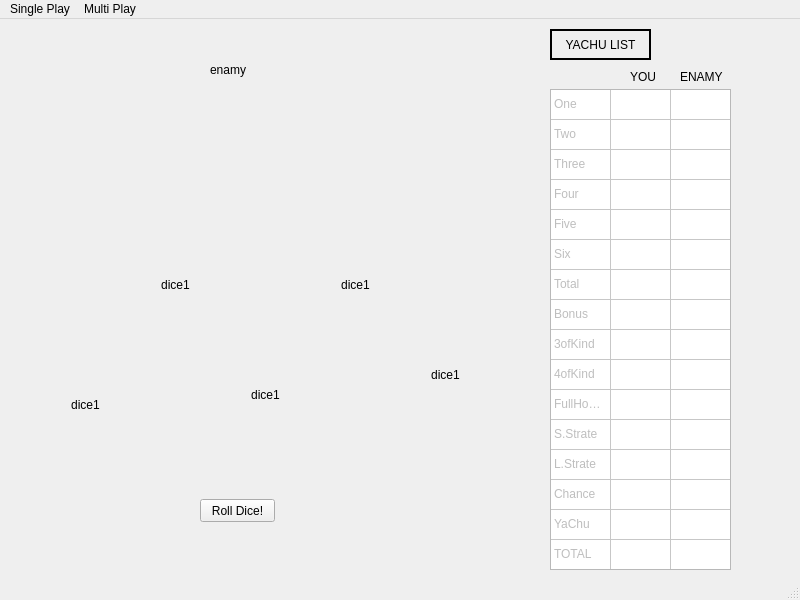
<?xml version="1.0" encoding="UTF-8"?>
<ui version="4.0">
 <class>MainWindow</class>
 <widget class="QMainWindow" name="MainWindow">
  <property name="geometry">
   <rect>
    <x>0</x>
    <y>0</y>
    <width>800</width>
    <height>600</height>
   </rect>
  </property>
  <property name="windowTitle">
   <string>YACHU!!!</string>
  </property>
  <widget class="QWidget" name="centralwidget">
   <widget class="QPushButton" name="pushButton">
    <property name="geometry">
     <rect>
      <x>200</x>
      <y>480</y>
      <width>75</width>
      <height>23</height>
     </rect>
    </property>
    <property name="text">
     <string>Roll Dice!</string>
    </property>
   </widget>
   <widget class="QWidget" name="horizontalLayoutWidget">
    <property name="geometry">
     <rect>
      <x>550</x>
      <y>70</y>
      <width>181</width>
      <height>481</height>
     </rect>
    </property>
    <layout class="QHBoxLayout" name="horizontalLayout">
     <item>
      <widget class="QTableWidget" name="tableWidget">
       <property name="enabled">
        <bool>true</bool>
       </property>
       <property name="autoFillBackground">
        <bool>false</bool>
       </property>
       <property name="lineWidth">
        <number>1</number>
       </property>
       <property name="verticalScrollBarPolicy">
        <enum>Qt::ScrollBarAlwaysOff</enum>
       </property>
       <property name="horizontalScrollBarPolicy">
        <enum>Qt::ScrollBarAlwaysOff</enum>
       </property>
       <property name="autoScroll">
        <bool>false</bool>
       </property>
       <property name="editTriggers">
        <set>QAbstractItemView::NoEditTriggers</set>
       </property>
       <property name="tabKeyNavigation">
        <bool>false</bool>
       </property>
       <property name="showDropIndicator" stdset="0">
        <bool>false</bool>
       </property>
       <property name="dragDropOverwriteMode">
        <bool>false</bool>
       </property>
       <property name="selectionMode">
        <enum>QAbstractItemView::NoSelection</enum>
       </property>
       <property name="selectionBehavior">
        <enum>QAbstractItemView::SelectItems</enum>
       </property>
       <property name="showGrid">
        <bool>true</bool>
       </property>
       <property name="sortingEnabled">
        <bool>false</bool>
       </property>
       <property name="wordWrap">
        <bool>true</bool>
       </property>
       <property name="cornerButtonEnabled">
        <bool>true</bool>
       </property>
       <property name="rowCount">
        <number>16</number>
       </property>
       <property name="columnCount">
        <number>3</number>
       </property>
       <attribute name="horizontalHeaderVisible">
        <bool>false</bool>
       </attribute>
       <attribute name="horizontalHeaderCascadingSectionResizes">
        <bool>false</bool>
       </attribute>
       <attribute name="horizontalHeaderDefaultSectionSize">
        <number>60</number>
       </attribute>
       <attribute name="horizontalHeaderHighlightSections">
        <bool>true</bool>
       </attribute>
       <attribute name="horizontalHeaderMinimumSectionSize">
        <number>34</number>
       </attribute>
       <attribute name="horizontalHeaderShowSortIndicator" stdset="0">
        <bool>false</bool>
       </attribute>
       <attribute name="horizontalHeaderStretchLastSection">
        <bool>false</bool>
       </attribute>
       <attribute name="verticalHeaderVisible">
        <bool>false</bool>
       </attribute>
       <attribute name="verticalHeaderCascadingSectionResizes">
        <bool>false</bool>
       </attribute>
       <attribute name="verticalHeaderHighlightSections">
        <bool>true</bool>
       </attribute>
       <row/>
       <row/>
       <row/>
       <row/>
       <row/>
       <row/>
       <row/>
       <row/>
       <row/>
       <row/>
       <row/>
       <row/>
       <row/>
       <row/>
       <row/>
       <row/>
       <column/>
       <column/>
       <column/>
       <item row="0" column="0">
        <property name="text">
         <string>One</string>
        </property>
        <property name="flags">
         <set>ItemIsSelectable|ItemIsDragEnabled</set>
        </property>
       </item>
       <item row="1" column="0">
        <property name="text">
         <string>Two</string>
        </property>
        <property name="flags">
         <set>ItemIsSelectable|ItemIsDragEnabled</set>
        </property>
       </item>
       <item row="2" column="0">
        <property name="text">
         <string>Three</string>
        </property>
        <property name="flags">
         <set>ItemIsSelectable|ItemIsDragEnabled</set>
        </property>
       </item>
       <item row="3" column="0">
        <property name="text">
         <string>Four</string>
        </property>
        <property name="flags">
         <set>ItemIsSelectable|ItemIsDragEnabled</set>
        </property>
       </item>
       <item row="4" column="0">
        <property name="text">
         <string>Five</string>
        </property>
        <property name="flags">
         <set>ItemIsSelectable|ItemIsDragEnabled</set>
        </property>
       </item>
       <item row="5" column="0">
        <property name="text">
         <string>Six</string>
        </property>
        <property name="flags">
         <set>ItemIsSelectable|ItemIsDragEnabled</set>
        </property>
       </item>
       <item row="6" column="0">
        <property name="text">
         <string>Total</string>
        </property>
        <property name="flags">
         <set>ItemIsSelectable|ItemIsDragEnabled</set>
        </property>
       </item>
       <item row="7" column="0">
        <property name="text">
         <string>Bonus</string>
        </property>
        <property name="flags">
         <set>ItemIsSelectable|ItemIsDragEnabled</set>
        </property>
       </item>
       <item row="8" column="0">
        <property name="text">
         <string>3ofKind</string>
        </property>
        <property name="flags">
         <set>ItemIsSelectable</set>
        </property>
       </item>
       <item row="9" column="0">
        <property name="text">
         <string>4ofKind</string>
        </property>
        <property name="flags">
         <set>ItemIsSelectable</set>
        </property>
       </item>
       <item row="10" column="0">
        <property name="text">
         <string>FullHouse</string>
        </property>
        <property name="flags">
         <set>ItemIsSelectable</set>
        </property>
       </item>
       <item row="11" column="0">
        <property name="text">
         <string>S.Strate</string>
        </property>
        <property name="flags">
         <set>ItemIsSelectable</set>
        </property>
       </item>
       <item row="12" column="0">
        <property name="text">
         <string>L.Strate</string>
        </property>
        <property name="flags">
         <set>ItemIsSelectable</set>
        </property>
       </item>
       <item row="13" column="0">
        <property name="text">
         <string>Chance</string>
        </property>
        <property name="flags">
         <set>ItemIsSelectable</set>
        </property>
       </item>
       <item row="14" column="0">
        <property name="text">
         <string>YaChu</string>
        </property>
        <property name="flags">
         <set>ItemIsSelectable</set>
        </property>
       </item>
       <item row="15" column="0">
        <property name="text">
         <string>TOTAL</string>
        </property>
        <property name="flags">
         <set>ItemIsSelectable</set>
        </property>
       </item>
      </widget>
     </item>
    </layout>
   </widget>
   <widget class="ClickLabel" name="label1">
    <property name="geometry">
     <rect>
      <x>50</x>
      <y>350</y>
      <width>71</width>
      <height>71</height>
     </rect>
    </property>
    <property name="frameShape">
     <enum>QFrame::NoFrame</enum>
    </property>
    <property name="frameShadow">
     <enum>QFrame::Raised</enum>
    </property>
    <property name="lineWidth">
     <number>3</number>
    </property>
    <property name="text">
     <string>dice1</string>
    </property>
    <property name="alignment">
     <set>Qt::AlignCenter</set>
    </property>
   </widget>
   <widget class="ClickLabel" name="label4">
    <property name="geometry">
     <rect>
      <x>320</x>
      <y>230</y>
      <width>71</width>
      <height>71</height>
     </rect>
    </property>
    <property name="frameShape">
     <enum>QFrame::NoFrame</enum>
    </property>
    <property name="frameShadow">
     <enum>QFrame::Raised</enum>
    </property>
    <property name="lineWidth">
     <number>3</number>
    </property>
    <property name="text">
     <string>dice1</string>
    </property>
    <property name="alignment">
     <set>Qt::AlignCenter</set>
    </property>
   </widget>
   <widget class="ClickLabel" name="label2">
    <property name="geometry">
     <rect>
      <x>140</x>
      <y>230</y>
      <width>71</width>
      <height>71</height>
     </rect>
    </property>
    <property name="frameShape">
     <enum>QFrame::NoFrame</enum>
    </property>
    <property name="frameShadow">
     <enum>QFrame::Raised</enum>
    </property>
    <property name="lineWidth">
     <number>3</number>
    </property>
    <property name="text">
     <string>dice1</string>
    </property>
    <property name="alignment">
     <set>Qt::AlignCenter</set>
    </property>
   </widget>
   <widget class="ClickLabel" name="label5">
    <property name="geometry">
     <rect>
      <x>410</x>
      <y>320</y>
      <width>71</width>
      <height>71</height>
     </rect>
    </property>
    <property name="frameShape">
     <enum>QFrame::NoFrame</enum>
    </property>
    <property name="frameShadow">
     <enum>QFrame::Raised</enum>
    </property>
    <property name="lineWidth">
     <number>3</number>
    </property>
    <property name="text">
     <string>dice1</string>
    </property>
    <property name="alignment">
     <set>Qt::AlignCenter</set>
    </property>
   </widget>
   <widget class="ClickLabel" name="label3">
    <property name="geometry">
     <rect>
      <x>230</x>
      <y>340</y>
      <width>71</width>
      <height>71</height>
     </rect>
    </property>
    <property name="frameShape">
     <enum>QFrame::NoFrame</enum>
    </property>
    <property name="frameShadow">
     <enum>QFrame::Raised</enum>
    </property>
    <property name="lineWidth">
     <number>3</number>
    </property>
    <property name="text">
     <string>dice1</string>
    </property>
    <property name="alignment">
     <set>Qt::AlignCenter</set>
    </property>
   </widget>
   <widget class="QLabel" name="label_2">
    <property name="geometry">
     <rect>
      <x>210</x>
      <y>20</y>
      <width>61</width>
      <height>61</height>
     </rect>
    </property>
    <property name="text">
     <string>enamy</string>
    </property>
   </widget>
   <widget class="QLabel" name="label">
    <property name="geometry">
     <rect>
      <x>550</x>
      <y>10</y>
      <width>101</width>
      <height>31</height>
     </rect>
    </property>
    <property name="layoutDirection">
     <enum>Qt::LeftToRight</enum>
    </property>
    <property name="frameShape">
     <enum>QFrame::WinPanel</enum>
    </property>
    <property name="frameShadow">
     <enum>QFrame::Plain</enum>
    </property>
    <property name="lineWidth">
     <number>10</number>
    </property>
    <property name="text">
     <string>YACHU LIST</string>
    </property>
    <property name="alignment">
     <set>Qt::AlignCenter</set>
    </property>
   </widget>
   <widget class="QLabel" name="label_3">
    <property name="geometry">
     <rect>
      <x>630</x>
      <y>50</y>
      <width>31</width>
      <height>16</height>
     </rect>
    </property>
    <property name="text">
     <string>YOU</string>
    </property>
   </widget>
   <widget class="QLabel" name="label_4">
    <property name="geometry">
     <rect>
      <x>680</x>
      <y>50</y>
      <width>51</width>
      <height>16</height>
     </rect>
    </property>
    <property name="text">
     <string>ENAMY</string>
    </property>
   </widget>
  </widget>
  <widget class="QMenuBar" name="menubar">
   <property name="geometry">
    <rect>
     <x>0</x>
     <y>0</y>
     <width>800</width>
     <height>21</height>
    </rect>
   </property>
   <widget class="QMenu" name="menu">
    <property name="title">
     <string>Single Play</string>
    </property>
    <addaction name="actionVS_Computer"/>
    <addaction name="separator"/>
    <addaction name="actionOne_Man_Play"/>
   </widget>
   <widget class="QMenu" name="menuasdasdasd">
    <property name="title">
     <string>Multi Play</string>
    </property>
    <addaction name="actionCreate_Game"/>
    <addaction name="separator"/>
    <addaction name="actionJoin_Game"/>
   </widget>
   <addaction name="menu"/>
   <addaction name="menuasdasdasd"/>
  </widget>
  <widget class="QStatusBar" name="statusbar"/>
  <action name="actionCreate_Game">
   <property name="text">
    <string>Create Game</string>
   </property>
  </action>
  <action name="actionJoin_Game">
   <property name="text">
    <string>Join Game</string>
   </property>
  </action>
  <action name="actionVS_Computer">
   <property name="text">
    <string>VS Computer</string>
   </property>
  </action>
  <action name="actionOne_Man_Play">
   <property name="text">
    <string>One-Man Play</string>
   </property>
  </action>
 </widget>
 <customwidgets>
  <customwidget>
   <class>ClickLabel</class>
   <extends>QLabel</extends>
   <header>yachupkg/MyLabel</header>
  </customwidget>
 </customwidgets>
 <resources/>
 <connections/>
</ui>
